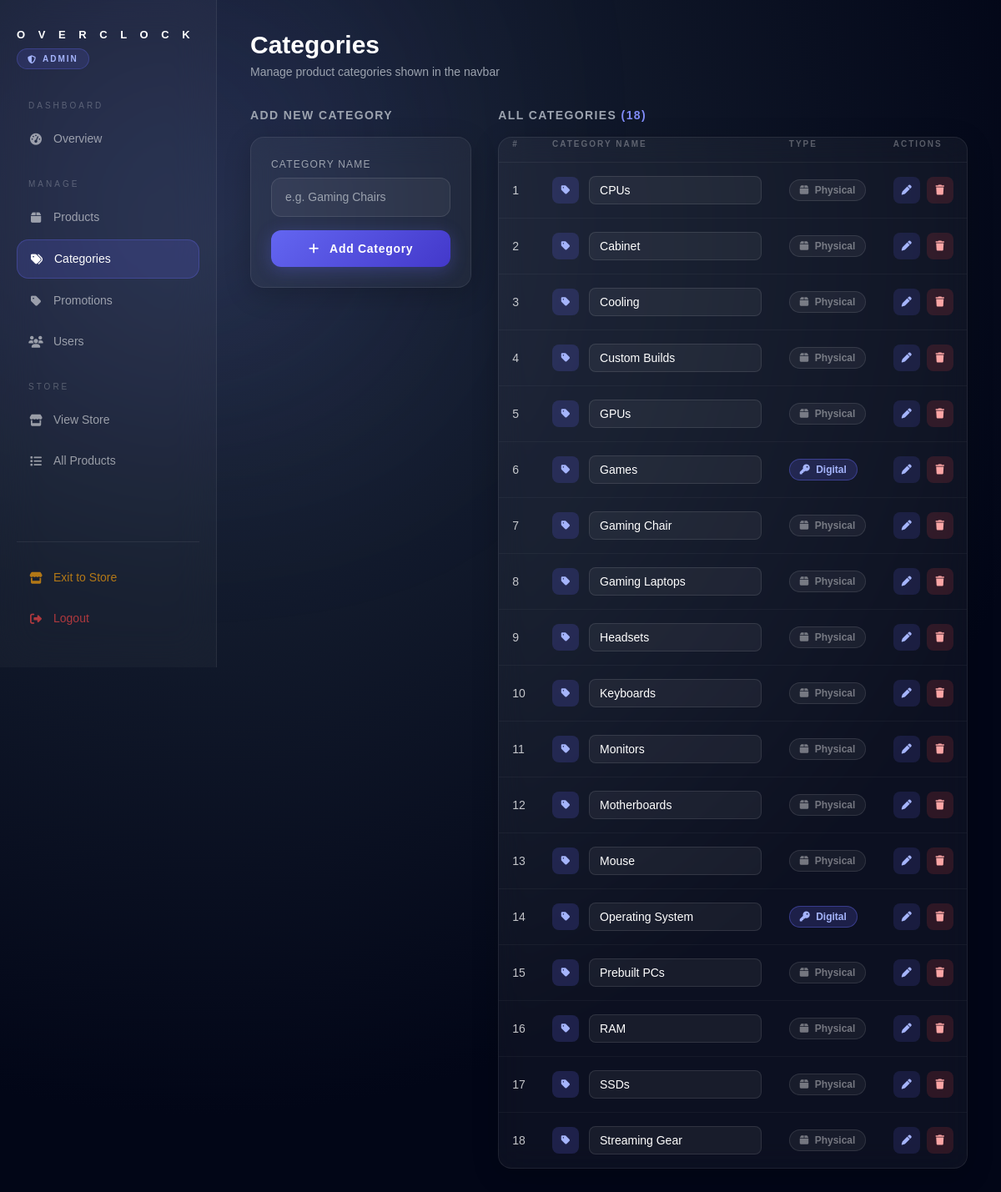
Screenshot of /adminhome/categories/ (signed in) with the database file from the repository.
### Overclock/models.py (models this page shows, shortened)
class Category(models.Model):
    name = models.CharField(max_length=100, unique=True)
    is_digital = models.BooleanField(default=False)
    created_at = models.DateTimeField(auto_now_add=True)
    class Meta:
        verbose_name_plural = "Categories"
        ordering = ['name']

### Overclock/views.py (the view)
# urls.py: path('adminhome/categories/', views.category_list, name='category_list'),
@admin_required
def category_list(request):
    categories = Category.objects.all()
    return render(request, 'categories.html', {'categories': categories})

### Overclock/context_processors.py (called while the page is built)
def categories(request):
    return {
        'nav_categories': Category.objects.all().order_by('name')
    }

### Overclock/views.py (called while the page is built)
def admin_required(view_func):
    from functools import wraps
    @wraps(view_func)
    def wrapper(request, *args, **kwargs):
        if not request.session.get('is_admin'):
            return redirect('adminlogin')
        return view_func(request, *args, **kwargs)
    return wrapper

### Overclock/templates/categories.html (shortened to what this page needs)
{% load static %}
<!DOCTYPE html>
<html lang="en">
<head>
<script src="https://cdn.tailwindcss.com"></script>
<link href="https://cdnjs.cloudflare.com/ajax/libs/font-awesome/6.5.0/css/all.min.css" rel="stylesheet">
</head>
<body>
<aside class="sidebar">
    <div>
        <h1 class="sidebar-logo">O V E R C L O C K</h1>
        <span class="admin-badge"><i class="fa-solid fa-shield-halved"></i> Admin</span>
    </div>
    <p class="nav-section-label">Dashboard</p>
    <a href="{% url 'adminhome' %}" class="nav-item"><i class="fa-solid fa-gauge-high"></i> Overview</a>
    <p class="nav-section-label" style="margin-top:20px;">Manage</p>
    <a href="{% url 'products' %}" class="nav-item"><i class="fa-solid fa-box"></i> Products</a>
    <a href="{% url 'category_list' %}" class="nav-item active"><i class="fa-solid fa-tags"></i> Categories</a>
    <a href="{% url 'promo_list' %}" class="nav-item"><i class="fa-solid fa-tag"></i> Promotions</a>
    <a href="{% url 'userlist' %}" class="nav-item"><i class="fa-solid fa-users"></i> Users</a>
    <p class="nav-section-label" style="margin-top:20px;">Store</p>
    <a href="{% url 'index' %}" class="nav-item"><i class="fa-solid fa-store"></i> View Store</a>
    <a href="{% url 'all_products' %}" class="nav-item"><i class="fa-solid fa-list"></i> All Products</a>
    <div class="sidebar-bottom">
        <a href="{% url 'index' %}" class="nav-item" style="color:rgba(245,158,11,0.7);"><i class="fa-solid fa-store"></i> Exit to Store</a>
        <a href="{% url 'adminlogout' %}" class="nav-item" style="color:rgba(239,68,68,0.7);"><i class="fa-solid fa-right-from-bracket"></i> Logout</a>
    </div>
</aside>
<main class="main">
    <div class="flex justify-between items-center mb-8">
        <div>
            <h2 class="text-3xl font-bold mb-1">Categories</h2>
            <p class="text-gray-400 text-sm">Manage product categories shown in the navbar</p>
        </div>
    </div>
    <div class="grid grid-cols-1 lg:grid-cols-3 gap-8">
        <div>
            <h3 class="text-sm font-semibold tracking-widest uppercase text-gray-400 mb-4">Add New Category</h3>
            <div class="glass rounded-2xl p-6">
                <form method="POST" action="{% url 'add_category' %}">
                    <div class="mb-4">
                        <label class="block text-xs text-gray-400 mb-2 tracking-widest uppercase">Category Name</label>
                        <input type="text" name="name" class="input-field" placeholder="e.g. Gaming Chairs" required autocomplete="off">
                    </div>
                    <button type="submit" class="w-full py-3 rounded-xl font-semibold text-sm tracking-wider transition hover:-translate-y-0.5"
                        style="background:linear-gradient(135deg,#6366f1,#4338ca); box-shadow:0 4px 20px rgba(99,102,241,0.3);">
                        <i class="fa-solid fa-plus mr-2"></i> Add Category
                    </button>
                </form>
            </div>
        </div>
        <div class="lg:col-span-2">
            <h3 class="text-sm font-semibold tracking-widest uppercase text-gray-400 mb-4">
                All Categories <span class="text-indigo-400">({{ categories|length }})</span>
            </h3>
            <div class="glass rounded-2xl overflow-hidden">
                {% if categories %}
                <table class="activity-table">
                    <thead>
                        <tr>
                            <th>#</th>
                            <th>Category Name</th>
                            <th>Type</th>
                            <th>Actions</th>
                        </tr>
                    </thead>
                    <tbody>
                        {% for cat in categories %}
                        <tr>
                            <td class="text-gray-500 text-xs">{{ forloop.counter }}</td>
                            <td>
                                <div class="flex items-center gap-3">
                                    <div class="w-8 h-8 rounded-lg flex items-center justify-center text-xs font-bold flex-shrink-0"
                                         style="background:rgba(99,102,241,0.2); color:#a5b4fc;">
                                        <i class="fa-solid fa-tag text-xs"></i>
                                    </div>
                                    <form method="POST" action="{% url 'edit_category' cat.id %}" class="flex items-center gap-2" id="editForm{{ cat.id }}">
                                        <input type="text" name="name" value="{{ cat.name }}"
                                               class="input-field text-sm py-1.5 px-3"
                                               style="min-width:160px; border-radius:8px;"
                                               id="editInput{{ cat.id }}" readonly
                                               onfocus="this.removeAttribute('readonly')">
                                    </form>
                                </div>
                            </td>
                            <td>
                                <form method="POST" action="{% url 'toggle_digital' cat.id %}">
                                    <button type="submit"
                                            class="text-xs px-3 py-1 rounded-full font-semibold transition hover:scale-105"
                                            style="{% if cat.is_digital %}background:rgba(99,102,241,0.2); border:1px solid rgba(99,102,241,0.4); color:#a5b4fc;{% else %}background:rgba(255,255,255,0.05); border:1px solid rgba(255,255,255,0.1); color:rgba(255,255,255,0.4);{% endif %}">
                                        {% if cat.is_digital %}
                                            <i class="fa-solid fa-key mr-1"></i> Digital
                                        {% else %}
                                            <i class="fa-solid fa-box mr-1"></i> Physical
                                        {% endif %}
                                    </button>
                                </form>
                            </td>
                            <td>
                                <div class="flex items-center gap-2">
                                    <button onclick="enableEdit({{ cat.id }})" title="Edit"
                                            class="w-8 h-8 rounded-lg flex items-center justify-center transition hover:scale-110"
                                            style="background:rgba(99,102,241,0.15); color:#a5b4fc;">
                                        <i class="fa-solid fa-pen text-xs"></i>
                                    </button>
                                    <form method="POST" action="{% url 'delete_category' cat.id %}"
                                          onsubmit="return confirm('Delete category \'{{ cat.name }}\'?');">
                                        <button type="submit" title="Delete"
                                                class="w-8 h-8 rounded-lg flex items-center justify-center transition hover:scale-110"
                                                style="background:rgba(239,68,68,0.15); color:#fca5a5;">
                                            <i class="fa-solid fa-trash text-xs"></i>
                                        </button>
                                    </form>
                                </div>
                            </td>
                        </tr>
                        {% endfor %}
                    </tbody>
                </table>
                {% else %}
                <div class="text-center py-16 text-gray-500">
                    <i class="fa-solid fa-tags text-4xl mb-4 block opacity-20"></i>
                    No categories yet. Add your first one.
                </div>
                {% endif %}
            </div>
        </div>
    </div>
</main>
</body>
</html>

### Overclock/templates/categories.html (style rules this page uses)
* { margin:0; padding:0; box-sizing:border-box; cursor:default; }
body { background: radial-gradient(circle at 20% 20%, #1e293b, #020617 70%); min-height:100vh; color:white; font-family:sans-serif; overflow-x:hidden; }
body::before { content:""; position:fixed; width:700px; height:700px; background:radial-gradient(circle,rgba(99,102,241,0.15),transparent); filter:blur(120px); top:-150px; left:-150px; z-index:0; }
.sidebar { position: fixed; top: 0; left: 0; width: 260px; height: 100vh; background: rgba(255,255,255,0.03); backdrop-filter: blur(24px); -webkit-backdrop-filter: blur(24px); border-right: 1px solid rgba(255,255,255,0.07); z-index: 100; display: flex; flex-direction: column; padding: 32px 20px; overflow-y: auto; overflow-x: hidden; }
.sidebar-logo { letter-spacing:6px; font-weight:600; font-size:13px; margin-bottom:6px; white-space:nowrap; }
.admin-badge { display:inline-flex; align-items:center; gap:6px; background:rgba(99,102,241,0.15); border:1px solid rgba(99,102,241,0.3); color:#a5b4fc; padding:4px 12px; border-radius:999px; font-size:10px; letter-spacing:2px; font-weight:600; text-transform:uppercase; margin-bottom:36px; }
.nav-section-label { font-size:10px; letter-spacing:3px; text-transform:uppercase; color:rgba(255,255,255,0.25); margin-bottom:10px; padding-left:14px; }
.nav-item { display:flex; align-items:center; gap:12px; padding:12px 14px; border-radius:14px; color:rgba(255,255,255,0.55); text-decoration:none; transition:0.25s ease; font-size:14px; margin-bottom:4px; cursor:pointer; }
.nav-item.active { background:rgba(99,102,241,0.18); border:1px solid rgba(99,102,241,0.3); color:white; }
.nav-item i { width:18px; text-align:center; font-size:14px; }
.sidebar-bottom { margin-top:auto; border-top:1px solid rgba(255,255,255,0.07); padding-top:20px; }
.main { margin-left:260px; padding:36px 40px; position:relative; z-index:10; }
.glass { background:rgba(255,255,255,0.045); backdrop-filter:blur(16px); border:1px solid rgba(255,255,255,0.08); box-shadow:0 8px 32px rgba(0,0,0,0.2); }
.input-field { width:100%; background:rgba(255,255,255,0.05); border:1px solid rgba(255,255,255,0.1); color:white; padding:12px 16px; border-radius:12px; outline:none; transition:0.3s ease; font-size:14px; }
.activity-table { width:100%; border-collapse:collapse; }
.activity-table th { text-align:left; font-size:10px; letter-spacing:2px; text-transform:uppercase; color:rgba(255,255,255,0.3); padding:0 16px 14px 16px; border-bottom:1px solid rgba(255,255,255,0.06); }
.activity-table td { padding:16px; font-size:14px; color:rgba(255,255,255,0.75); border-bottom:1px solid rgba(255,255,255,0.04); }
.activity-table tr:last-child td { border-bottom:none; }
input, textarea, select { cursor:text; }
button, a { cursor:pointer; }

### rows the page displays
Category: name "CPUs", is_digital False (drawn)
Category: name "Cabinet", is_digital False (drawn)
Category: name "Cooling", is_digital False (drawn)
Category: name "Custom Builds", is_digital False (drawn)
Category: name "GPUs", is_digital False (drawn)
Category: name "Games", is_digital True (drawn)
Category: name "Gaming Chair", is_digital False (drawn)
Category: name "Gaming Laptops", is_digital False (drawn)
Category: name "Headsets", is_digital False (drawn)
Category: name "Keyboards", is_digital False (drawn)
Category: name "Monitors", is_digital False (drawn)
Category: name "Motherboards", is_digital False (drawn)
Category: name "Mouse", is_digital False (drawn)
Category: name "Operating System", is_digital True (drawn)
Category: name "Prebuilt PCs", is_digital False (drawn)
Category: name "RAM", is_digital False (drawn)
Category: name "SSDs", is_digital False (drawn)
Category: name "Streaming Gear", is_digital False (drawn)

### other values shown
{{ categories|length }} "18"
